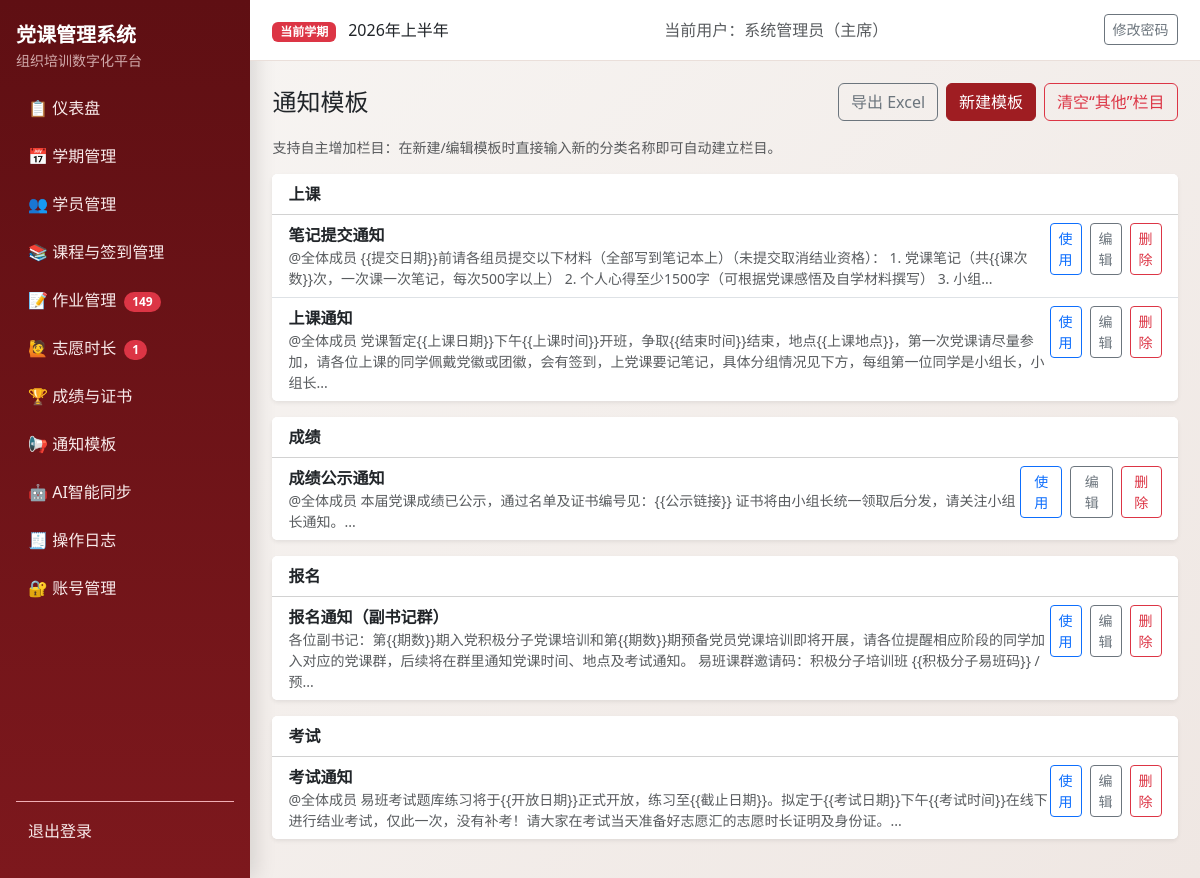
Screenshot of /notifications/ (signed in) with the database file from the repository.
### models.py (models this page shows, shortened)
class Semester(db.Model):
    __tablename__ = "semesters"
    id = db.Column(db.Integer, primary_key=True)
    name = db.Column(db.String(100), nullable=False)
    period_code = db.Column(db.String(20), nullable=True)
    period_positive = db.Column(db.String(20), nullable=True)
    period_development = db.Column(db.String(20), nullable=True)
    period_probationary = db.Column(db.String(20), nullable=True)
    year = db.Column(db.Integer, nullable=False)
    status = db.Column(db.String(20), nullable=False, default="active")
    exam_weight = db.Column(db.Integer, nullable=False, default=40)
    attendance_weight = db.Column(db.Integer, nullable=False, default=30)
    assignment_weight = db.Column(db.Integer, nullable=False, default=20)
    volunteer_weight = db.Column(db.Integer, nullable=False, default=10)
    pass_threshold = db.Column(db.Float, nullable=False, default=60.0)
    volunteer_target_hours = db.Column(db.Float, nullable=False, default=0.0)
    min_attendance_sessions = db.Column(db.Integer, nullable=False, default=2)
    created_at = db.Column(db.DateTime, default=datetime.utcnow, nullable=False)
    students = db.relationship("Student", back_populates="semester", cascade="all, delete-orphan")
    course_sessions = db.relationship("CourseSession", back_populates="semester", cascade="all, delete-orphan")
    assignments = db.relationship("Assignment", back_populates="semester", cascade="all, delete-orphan")
    volunteer_records = db.relationship(
        "VolunteerRecord", back_populates="semester", cascade="all, delete-orphan"
    )
    exam_records = db.relationship("ExamRecord", back_populates="semester", cascade="all, delete-orphan")
    final_scores = db.relationship("FinalScore", back_populates="semester", cascade="all, delete-orphan")

class User(UserMixin, db.Model):
    __tablename__ = "users"
    id = db.Column(db.Integer, primary_key=True)
    username = db.Column(db.String(80), unique=True, nullable=False, index=True)
    password_hash = db.Column(db.String(255), nullable=False)
    role = db.Column(db.String(20), nullable=False, default="staff")
    real_name = db.Column(db.String(80), nullable=True)
    created_at = db.Column(db.DateTime, default=datetime.utcnow, nullable=False)

class NotificationTemplate(db.Model):
    __tablename__ = "notification_templates"
    id = db.Column(db.Integer, primary_key=True)
    title = db.Column(db.String(200), nullable=False)
    content = db.Column(db.Text, nullable=False)
    category = db.Column(db.String(20), nullable=False, default="其他")
    created_at = db.Column(db.DateTime, default=datetime.utcnow, nullable=False)
    updated_at = db.Column(
        db.DateTime,
        default=datetime.utcnow,
        onupdate=datetime.utcnow,
        nullable=False,
    )

### blueprints/notifications.py (the view, shortened to what this page needs)
@notifications_bp.route("/")
@login_required
def template_list():
	items = NotificationTemplate.query.order_by(NotificationTemplate.category.asc(), NotificationTemplate.id.desc()).all()
	categories = sorted({item.category for item in items})
	grouped = {}
	for item in items:
		grouped.setdefault(item.category, []).append(item)
	return render_template("notifications/list.html", grouped=grouped, categories=categories)

### authz.py (called while the page is built)
def normalize_role(role: str | None) -> str:
    value = (role or "staff").strip().lower()
    if value not in ROLE_LABELS:
        return "staff"
    return value

def role_label(role: str | None) -> str:
    return ROLE_LABELS.get(normalize_role(role), "干事")

def can_view_logs(role: str | None) -> bool:
    return normalize_role(role) in {"admin", "minister"}

def can_manage_accounts(role: str | None) -> bool:
    return normalize_role(role) == "admin"

def can_edit_notification_templates(role: str | None) -> bool:
    return normalize_role(role) in {"admin", "minister"}

### templates/notifications/list.html (shortened to what this page needs)
{% extends "base.html" %}
{% block content %}
<div class="d-flex justify-content-between align-items-center mb-3">
  <h1 class="h4 mb-0">通知模板</h1>
  <div class="d-flex gap-2">
    <a class="btn btn-outline-secondary" href="{{ url_for('notifications_bp.template_list', export=1) }}">导出 Excel</a>
    {% if can_edit_notification_templates %}
    <a class="btn btn-primary" href="{{ url_for('notifications_bp.new_template') }}">新建模板</a>
    <form method="post" action="{{ url_for('notifications_bp.cleanup_other_category') }}" data-confirm-delete="1" data-confirm-message="确认删除“其他”分类下全部模板？">
      <button class="btn btn-outline-danger">清空“其他”栏目</button>
    </form>
    {% endif %}
  </div>
</div>
<div class="small text-muted mb-3">支持自主增加栏目：在新建/编辑模板时直接输入新的分类名称即可自动建立栏目。</div>
{% for category, items in grouped.items() %}
<div class="card border-0 shadow-sm mb-3">
  <div class="card-header bg-white fw-semibold">{{ category }}</div>
  <div class="list-group list-group-flush">
    {% for item in items %}
    <div class="list-group-item">
      <div class="d-flex justify-content-between align-items-start">
        <div>
          <div class="fw-semibold">{{ item.title }}</div>
          <div class="text-muted small">{{ item.content[:120] }}...</div>
        </div>
        <div class="d-flex gap-2">
          <a class="btn btn-sm btn-outline-primary" href="{{ url_for('notifications_bp.use_template', item_id=item.id) }}">使用</a>
          {% if can_edit_notification_templates %}
          <a class="btn btn-sm btn-outline-secondary" href="{{ url_for('notifications_bp.edit_template', item_id=item.id) }}">编辑</a>
          <form method="post" action="{{ url_for('notifications_bp.delete_template', item_id=item.id) }}" data-confirm-delete="1" data-confirm-message="确认删除该通知模板？">
            <button class="btn btn-sm btn-outline-danger">删除</button>
          </form>
          {% endif %}
        </div>
      </div>
    </div>
    {% endfor %}
  </div>
</div>
{% endfor %}
{% endblock %}

### templates/base.html (shortened to what this page needs)
<!doctype html>
<html lang="zh-CN">
<head>
  <link href="https://cdn.jsdelivr.net/npm/bootstrap@5.3.3/dist/css/bootstrap.min.css" rel="stylesheet">
</head>
<body>
  {% if current_user.is_authenticated %}
  <div class="layout">
    <aside class="sidebar d-flex flex-column">
      <div class="mb-3">
        <div class="fw-bold fs-5 text-white">党课管理系统</div>
        <div class="small opacity-75">组织培训数字化平台</div>
      </div>
      <nav class="nav flex-column mb-3">
        <a class="nav-link" href="{{ url_for('auth_bp.dashboard') }}">📋 仪表盘</a>
        <a class="nav-link" href="{{ url_for('semester_bp.list_semesters') }}">📅 学期管理</a>
        <a class="nav-link" href="{{ url_for('students_bp.list_students') }}">👥 学员管理</a>
        <a class="nav-link" href="{{ url_for('courses_bp.list_courses') }}">📚 课程与签到管理</a>
        <a class="nav-link" href="{{ url_for('assignments_bp.assignments_overview') }}">📝 作业管理
          {% if pending_assignment_students > 0 %}
            <span class="badge rounded-pill text-bg-danger ms-1">{{ pending_assignment_students }}</span>
          {% endif %}
        </a>
        <a class="nav-link" href="{{ url_for('volunteers_bp.volunteer_overview') }}">🙋 志愿时长
          {% if pending_volunteer_records > 0 %}
            <span class="badge rounded-pill text-bg-danger ms-1">{{ pending_volunteer_records }}</span>
          {% endif %}
        </a>
        <a class="nav-link" href="{{ url_for('scores_bp.result_overview') }}">🏆 成绩与证书</a>
        <a class="nav-link" href="{{ url_for('notifications_bp.template_list') }}">📢 通知模板</a>
        <a class="nav-link" href="{{ url_for('ai_tools_bp.index') }}">🤖 AI智能同步</a>
        {% if can_view_logs %}
        <a class="nav-link" href="{{ url_for('auth_bp.operation_logs') }}">🧾 操作日志</a>
        {% endif %}
        {% if can_manage_accounts %}
        <a class="nav-link" href="{{ url_for('auth_bp.account_list') }}">🔐 账号管理</a>
        {% endif %}
      </nav>
      <div class="mt-auto pt-2 border-top border-danger-subtle">
        <a class="nav-link" href="{{ url_for('auth_bp.logout') }}">退出登录</a>
      </div>
    </aside>
    <div class="content-wrap">
      <header class="topbar">
        <div>
          <span class="badge text-bg-danger">当前学期</span>
          <span class="ms-2">{{ current_semester.name if current_semester else '未设置激活学期' }}</span>
        </div>
        <div class="text-muted">当前用户：{{ current_user.real_name or current_user.username }}（{{ current_user_role_label }}）</div>
        <div>
          <a class="btn btn-sm btn-outline-secondary" href="{{ url_for('auth_bp.change_password') }}">修改密码</a>
        </div>
      </header>
      <main class="page-content">
        {% block content %}{% endblock %}
      </main>
    </div>
  </div>
  {% else %}
    {% block auth_content %}{% endblock %}
  {% endif %}
</body>
</html>

### templates/base.html (style rules this page uses)
:root { --pc-primary: #9f1d22; --pc-primary-dark: #7f1519; --pc-sidebar-bg: #5f0f13; --pc-sidebar-text: #f6dddd; --pc-bg: #f8f6f4; --pc-card: #ffffff; }
body { background: linear-gradient(135deg, #f8f6f4 0%, #efe7e3 100%); min-height: 100vh; }
.layout { display: flex; min-height: 100vh; }
.sidebar { width: 250px; background: linear-gradient(180deg, var(--pc-sidebar-bg), #7d181d); color: var(--pc-sidebar-text); position: fixed; top: 0; left: 0; bottom: 0; padding: 1.25rem 1rem; box-shadow: 6px 0 20px rgba(0, 0, 0, 0.12); }
.sidebar .nav-link { color: #f8eaea; border-radius: 10px; margin-bottom: 0.4rem; padding: 0.55rem 0.75rem; }
.content-wrap { margin-left: 250px; width: calc(100% - 250px); }
.topbar { background: var(--pc-card); border-bottom: 1px solid #eadfda; padding: 0.9rem 1.4rem; display: flex; justify-content: space-between; align-items: center; position: sticky; top: 0; z-index: 5; }
.page-content { padding: 1.4rem; }
.btn-primary { background-color: var(--pc-primary); border-color: var(--pc-primary); }

### rows the page displays
Semester: name "2026年上半年"
User: real_name "系统管理员"
NotificationTemplate: category "上课", title "笔记提交通知", content "@全体成员 {{提交日期}}前请各组员提交以下材料（全部写到笔记本上）（未提交取消结业资格）： 1. 党课笔记（共{{课次数}}次，一次课一次笔记，每次500字以上） 2. 个人心得至少1500字（可根据党课感悟及自学材料撰写） 3. 小组"
NotificationTemplate: title "上课通知", content "@全体成员 党课暂定{{上课日期}}下午{{上课时间}}开班，争取{{结束时间}}结束，地点{{上课地点}}，第一次党课请尽量参加，请各位上课的同学佩戴党徽或团徽，会有签到，上党课要记笔记，具体分组情况见下方，每组第一位同学是小组长，小组长"
NotificationTemplate: category "成绩", title "成绩公示通知", content "@全体成员 本届党课成绩已公示，通过名单及证书编号见：{{公示链接}} 证书将由小组长统一领取后分发，请关注小组长通知。"
NotificationTemplate: category "报名", title "报名通知（副书记群）", content "各位副书记：第{{期数}}期入党积极分子党课培训和第{{期数}}期预备党员党课培训即将开展，请各位提醒相应阶段的同学加入对应的党课群，后续将在群里通知党课时间、地点及考试通知。 易班课群邀请码：积极分子培训班 {{积极分子易班码}} / 预"
NotificationTemplate: category "考试", title "考试通知", content "@全体成员 易班考试题库练习将于{{开放日期}}正式开放，练习至{{截止日期}}。拟定于{{考试日期}}下午{{考试时间}}在线下进行结业考试，仅此一次，没有补考！请大家在考试当天准备好志愿汇的志愿时长证明及身份证。"

### other values shown
{{ pending_assignment_students }} "149"
{{ pending_volunteer_records }} "1"
{{ current_user_role_label }} "主席"
